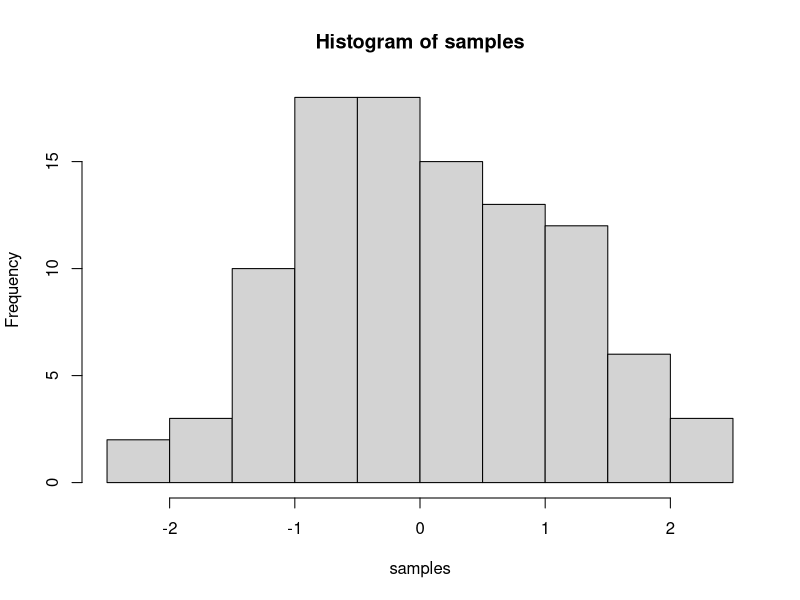

Write the R code that produced this figure.
## ---- chunk 1
knitr::opts_chunk$set(message=FALSE,warning=FALSE, cache=TRUE)
## ---- chunk 2
sum(1:100)


sum=0
for (i in 1:100){
  sum<-sum+i
}
sum
## ---- chunk 3
value.sum<- function(x,y){
  sum(x:y)
}
value.sum(1,100)
## ---- chunk 4
seq(1,100,2)


## ---- chunk 5
samples <- rnorm(100, mean=0, sd=1)
hist(samples)
## ---- chunk 6
1+2
2*5
5/3
(1+6+4)/5

## ---- chunk 7
a<-1
b<-2
a+b

d<-c(1,2,3)
e<-c(5,6,7)
d+e
d*e
d/e

## ---- chunk 8
# for loop solution
# i becomes the number 1 to 100 at each step of the loop


a <- length(100) # make empty variable, set length to 100
for (i in 1:100){
  a[i] <-i #assigns the number in i, to the ith index of a
}

print(a)

# for loop solution #2

a<-c() #create empty variable using combine command
for (i in 1:100){
  a<-c(a,i) # keeps combining a with itself and the new number in i
}
print(a)

# seq solution
a <- seq(1,100,1) # look up help for seq using ?seq() in console
print(a)
